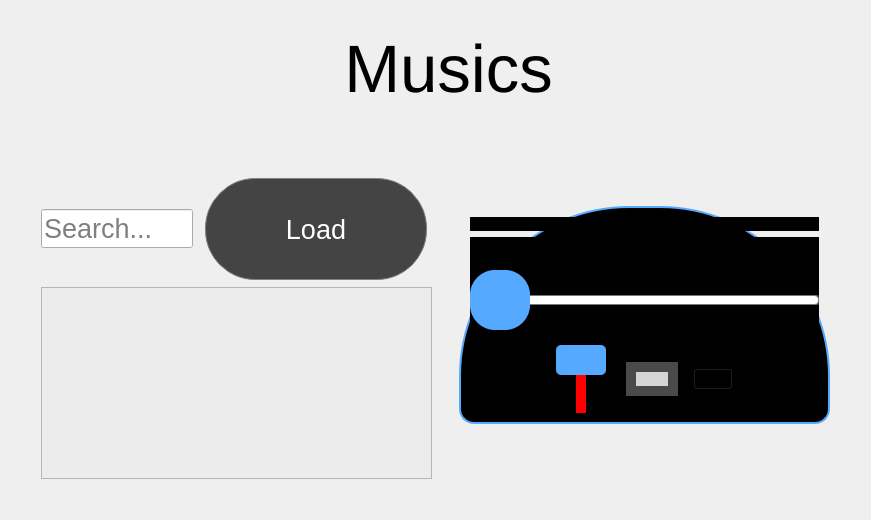
      <widget class="QWidget" name="musicPage">
       <layout class="QVBoxLayout" name="verticalLayout_96">
        <item>
         <layout class="QVBoxLayout" name="verticalLayout_93" stretch="1,9">
          <property name="bottomMargin">
           <number>0</number>
          </property>
          <item>
           <layout class="QHBoxLayout" name="horizontalLayout_69" stretch="1,1,1,2">
            <property name="leftMargin">
             <number>20</number>
            </property>
            <property name="topMargin">
             <number>20</number>
            </property>
            <item>
             <layout class="QHBoxLayout" name="horizontalLayout_82">
              <property name="leftMargin">
               <number>0</number>
              </property>
              <item>
               <widget class="QPushButton" name="btnBackMusic">
                <property name="styleSheet">
                 <string notr="true">QPushButton {
outline:0;
border-radius:50px;
}
QPushButton:hover:!pressed{
border:3px solid white;
}
QPushButton:pressed{
border:3px solid red;
}
</string>
                </property>
                <property name="text">
                 <string/>
                </property>
                <property name="icon">
                 <iconset>
                  <normaloff>images/back.png</normaloff>images/back.png</iconset>
                </property>
                <property name="iconSize">
                 <size>
                  <width>100</width>
                  <height>100</height>
                 </size>
                </property>
               </widget>
              </item>
              <item>
               <spacer name="horizontalSpacer_118">
                <property name="orientation">
                 <enum>Qt::Horizontal</enum>
                </property>
                <property name="sizeHint" stdset="0">
                 <size>
                  <width>40</width>
                  <height>20</height>
                 </size>
                </property>
               </spacer>
              </item>
             </layout>
            </item>
            <item>
             <spacer name="horizontalSpacer_91">
              <property name="orientation">
               <enum>Qt::Horizontal</enum>
              </property>
              <property name="sizeHint" stdset="0">
               <size>
                <width>40</width>
                <height>20</height>
               </size>
              </property>
             </spacer>
            </item>
            <item>
             <widget class="QLabel" name="lblMusicHeader">
              <property name="font">
               <font>
                <family>Arial</family>
                <pointsize>50</pointsize>
               </font>
              </property>
              <property name="text">
               <string>Musics</string>
              </property>
              <property name="alignment">
               <set>Qt::AlignCenter</set>
              </property>
             </widget>
            </item>
            <item>
             <spacer name="horizontalSpacer_92">
              <property name="orientation">
               <enum>Qt::Horizontal</enum>
              </property>
              <property name="sizeHint" stdset="0">
               <size>
                <width>40</width>
                <height>20</height>
               </size>
              </property>
             </spacer>
            </item>
           </layout>
          </item>
          <item>
           <layout class="QHBoxLayout" name="horizontalLayout_83" stretch="6,6">
            <property name="spacing">
             <number>7</number>
            </property>
            <item>
             <layout class="QVBoxLayout" name="verticalLayout_98">
              <property name="leftMargin">
               <number>30</number>
              </property>
              <property name="topMargin">
               <number>30</number>
              </property>
              <property name="rightMargin">
               <number>0</number>
              </property>
              <property name="bottomMargin">
               <number>30</number>
              </property>
              <item>
               <widget class="QLabel" name="lblMusicRefresh">
                <property name="font">
                 <font>
                  <family>Arial</family>
                  <pointsize>18</pointsize>
                 </font>
                </property>
                <property name="text">
                 <string/>
                </property>
               </widget>
              </item>
              <item>
               <layout class="QHBoxLayout" name="horizontalLayout_85">
                <property name="topMargin">
                 <number>0</number>
                </property>
                <item>
                 <widget class="LineEdit" name="txtSearchMusic">
                  <property name="font">
                   <font>
                    <family>Arial</family>
                    <pointsize>20</pointsize>
                   </font>
                  </property>
                  <property name="placeholderText">
                   <string>Search...</string>
                  </property>
                 </widget>
                </item>
                <item>
                 <widget class="QPushButton" name="btnLoadMusic">
                  <property name="font">
                   <font>
                    <family>Arial</family>
                    <pointsize>20</pointsize>
                   </font>
                  </property>
                  <property name="styleSheet">
                   <string notr="true">QPushButton {
background-color: rgb(68, 68, 68);
min-width: 220px;
min-height: 100px;
border-radius: 50px;
border: 1px solid gray;
margin: 0 5px 0 5px;
outline:0;
color:white;
}
QPushButton:hover:!pressed{
background-color:rgb(77, 77, 77);
border: 1px solid white;
}</string>
                  </property>
                  <property name="text">
                   <string>Load</string>
                  </property>
                  <property name="icon">
                   <iconset>
                    <normaloff>images/load.png</normaloff>images/load.png</iconset>
                  </property>
                  <property name="iconSize">
                   <size>
                    <width>60</width>
                    <height>60</height>
                   </size>
                  </property>
                 </widget>
                </item>
               </layout>
              </item>
              <item>
               <widget class="QTableWidget" name="tableMusic">
                <property name="font">
                 <font>
                  <family>Arial</family>
                  <pointsize>20</pointsize>
                 </font>
                </property>
                <property name="styleSheet">
                 <string notr="true">QHeaderView::section
{
    background-color:lightblue;
	color:black;
} 
 
QWidget {
background-color: rgb(236, 236, 236);
color:black;
}

QHeaderView::section
{
    background-color:lightblue;
	color:black;
} 
QTableWidget::item{ 
selection-background-color: rgb(66, 135, 245);
color:black;
}</string>
                </property>
                <property name="frameShape">
                 <enum>QFrame::StyledPanel</enum>
                </property>
                <property name="horizontalScrollBarPolicy">
                 <enum>Qt::ScrollBarAsNeeded</enum>
                </property>
                <property name="autoScroll">
                 <bool>true</bool>
                </property>
                <property name="editTriggers">
                 <set>QAbstractItemView::NoEditTriggers</set>
                </property>
                <property name="selectionMode">
                 <enum>QAbstractItemView::MultiSelection</enum>
                </property>
                <property name="verticalScrollMode">
                 <enum>QAbstractItemView::ScrollPerPixel</enum>
                </property>
                <property name="horizontalScrollMode">
                 <enum>QAbstractItemView::ScrollPerPixel</enum>
                </property>
                <attribute name="horizontalHeaderVisible">
                 <bool>false</bool>
                </attribute>
                <column>
                 <property name="text">
                  <string>Name</string>
                 </property>
                </column>
               </widget>
              </item>
             </layout>
            </item>
            <item>
             <layout class="QVBoxLayout" name="verticalLayout_97" stretch="1,0,4,1">
              <property name="leftMargin">
               <number>20</number>
              </property>
              <property name="topMargin">
               <number>0</number>
              </property>
              <property name="rightMargin">
               <number>30</number>
              </property>
              <property name="bottomMargin">
               <number>30</number>
              </property>
              <item>
               <spacer name="verticalSpacer_78">
                <property name="orientation">
                 <enum>Qt::Vertical</enum>
                </property>
                <property name="sizeHint" stdset="0">
                 <size>
                  <width>20</width>
                  <height>40</height>
                 </size>
                </property>
               </spacer>
              </item>
              <item>
               <widget class="QLabel" name="lblMusicName">
                <property name="font">
                 <font>
                  <family>Arial</family>
                  <pointsize>20</pointsize>
                 </font>
                </property>
                <property name="text">
                 <string/>
                </property>
                <property name="alignment">
                 <set>Qt::AlignCenter</set>
                </property>
               </widget>
              </item>
              <item>
               <widget class="QFrame" name="musicFrame">
                <property name="styleSheet">
                 <string notr="true">QFrame{
background-color: rgb(0, 0, 0);
border-top-left-radius: 170px;
border-top-right-radius: 170px;
border-bottom-left-radius: 15px;
border-bottom-right-radius: 15px;
}
QFrame#musicFrame{
border:2px solid  rgb(85, 170, 255);
}</string>
                </property>
                <property name="frameShape">
                 <enum>QFrame::StyledPanel</enum>
                </property>
                <property name="frameShadow">
                 <enum>QFrame::Raised</enum>
                </property>
                <layout class="QVBoxLayout" name="verticalLayout_100" stretch="2,0">
                 <item>
                  <widget class="QLabel" name="lblMusicGif">
                   <property name="text">
                    <string/>
                   </property>
                   <property name="alignment">
                    <set>Qt::AlignCenter</set>
                   </property>
                  </widget>
                 </item>
                 <item>
                  <layout class="QVBoxLayout" name="verticalLayout_99" stretch="0,0,0">
                   <property name="spacing">
                    <number>0</number>
                   </property>
                   <property name="leftMargin">
                    <number>0</number>
                   </property>
                   <property name="topMargin">
                    <number>0</number>
                   </property>
                   <item>
                    <widget class="QLabel" name="lblLengthMusic">
                     <property name="font">
                      <font>
                       <family>Arial</family>
                       <pointsize>18</pointsize>
                      </font>
                     </property>
                     <property name="text">
                      <string/>
                     </property>
                     <property name="alignment">
                      <set>Qt::AlignCenter</set>
                     </property>
                    </widget>
                   </item>
                   <item>
                    <widget class="QSlider" name="positionSliderMusic">
                     <property name="minimumSize">
                      <size>
                       <width>0</width>
                       <height>70</height>
                      </size>
                     </property>
                     <property name="styleSheet">
                      <string notr="true">QSlider {
min-height:70px;
}
QSlider::groove:horizontal {
    border-radius: 1px;
    height: 10px;
    margin: 0px;
    background-color: rgb(52, 59, 72);
}

QSlider{
background-color: rgb(0, 0, 0);
}

QSlider::handle:horizontal {
    background-color: rgb(85, 170, 255);
    border: none;
    height: 70px;
    width: 60px;
    border-radius:25px;
    margin: -25px 0;
    padding: -25px 0px;
}
QSlider::handle:horizontal:pressed {
    background-color: rgb(65, 255, 195);
}

QSlider::sub-page:horizontal {
background: qlineargradient(x1: 0, y1: 0, x2: 0, y2: 1,
  stop: 0 #ABCD44, 
  stop: 0.5 #ABCD44,
  stop: 0.51 #A1C72E,
  stop: 0.54 #A1C72E,
  stop: 1.0 #9CC322);
border: 1px solid #777;
height: 10px;
border-radius: 4px;
}

QSlider::add-page:horizontal {
background: #fff;
border: 1px solid #777;
height: 10px;
border-radius: 4px;
}
</string>
                     </property>
                     <property name="orientation">
                      <enum>Qt::Horizontal</enum>
                     </property>
                    </widget>
                   </item>
                   <item>
                    <layout class="QHBoxLayout" name="horizontalLayout_86" stretch="1,0,0,0,0,0,1">
                     <property name="topMargin">
                      <number>10</number>
                     </property>
                     <item>
                      <spacer name="horizontalSpacer_121">
                       <property name="orientation">
                        <enum>Qt::Horizontal</enum>
                       </property>
                       <property name="sizeHint" stdset="0">
                        <size>
                         <width>40</width>
                         <height>20</height>
                        </size>
                       </property>
                      </spacer>
                     </item>
                     <item>
                      <widget class="QSlider" name="sliderVolumeMusic">
                       <property name="minimumSize">
                        <size>
                         <width>50</width>
                         <height>0</height>
                        </size>
                       </property>
                       <property name="styleSheet">
                        <string notr="true">QSlider::groove:vertical {
    background: red;
    position: absolute; /* absolutely position 4px from the left and right of the widget. setting margins on the widget should work too... */
    left: 4px; right: 4px;
	width: 10px;
}

QSlider{
background-color: rgb(0, 0, 0);
}

QSlider::handle:vertical {
    height: 30px;
	width: 30px;
	border-radius:5px;
    background: rgb(85, 170, 255);
    margin: 0 -20px; 

}

QSlider::add-page:vertical {
	background: qlineargradient(x1: 0, y1: 0, x2: 0, y2: 1,
  stop: 0 #ABCD44, 
  stop: 0.5 #ABCD44,
  stop: 0.51 #A1C72E,
  stop: 0.54 #A1C72E,
  stop: 1.0 #9CC322);
}

QSlider::sub-page:vertical {
    background: #fff;
}
QSlider::handle:vertical:pressed {
    background-color: rgb(65, 255, 195);
}</string>
                       </property>
                       <property name="maximum">
                        <number>50</number>
                       </property>
                       <property name="value">
                        <number>50</number>
                       </property>
                       <property name="orientation">
                        <enum>Qt::Vertical</enum>
                       </property>
                      </widget>
                     </item>
                     <item>
                      <spacer name="horizontalSpacer_120">
                       <property name="orientation">
                        <enum>Qt::Horizontal</enum>
                       </property>
                       <property name="sizeHint" stdset="0">
                        <size>
                         <width>20</width>
                         <height>20</height>
                        </size>
                       </property>
                      </spacer>
                     </item>
                     <item>
                      <widget class="QPushButton" name="btnPlayMusic">
                       <property name="styleSheet">
                        <string notr="true">QPushButton{
outline : 0;
background-color: rgb(213, 213, 213);
border-radius: 60px;
border:10px solid rgb(74, 74, 74);

}

QPushButton:pressed{
background-color: rgb(0, 170, 255);

}
</string>
                       </property>
                       <property name="text">
                        <string/>
                       </property>
                       <property name="icon">
                        <iconset>
                         <normaloff>images/play.png</normaloff>images/play.png</iconset>
                       </property>
                       <property name="iconSize">
                        <size>
                         <width>100</width>
                         <height>100</height>
                        </size>
                       </property>
                      </widget>
                     </item>
                     <item>
                      <spacer name="horizontalSpacer_119">
                       <property name="orientation">
                        <enum>Qt::Horizontal</enum>
                       </property>
                       <property name="sizeHint" stdset="0">
                        <size>
                         <width>15</width>
                         <height>20</height>
                        </size>
                       </property>
                      </spacer>
                     </item>
                     <item>
                      <widget class="QPushButton" name="btnLoop">
                       <property name="styleSheet">
                        <string notr="true">QPushButton{
outline : 0;
	background-color: rgb(0, 0, 0);
}

QPushButton:pressed{
margin: 10px 0 0 0;
}
</string>
                       </property>
                       <property name="text">
                        <string/>
                       </property>
                       <property name="iconSize">
                        <size>
                         <width>50</width>
                         <height>50</height>
                        </size>
                       </property>
                      </widget>
                     </item>
                     <item>
                      <spacer name="horizontalSpacer_122">
                       <property name="orientation">
                        <enum>Qt::Horizontal</enum>
                       </property>
                       <property name="sizeHint" stdset="0">
                        <size>
                         <width>40</width>
                         <height>20</height>
                        </size>
                       </property>
                      </spacer>
                     </item>
                    </layout>
                   </item>
                  </layout>
                 </item>
                </layout>
               </widget>
              </item>
              <item>
               <spacer name="verticalSpacer_87">
                <property name="orientation">
                 <enum>Qt::Vertical</enum>
                </property>
                <property name="sizeHint" stdset="0">
                 <size>
                  <width>20</width>
                  <height>40</height>
                 </size>
                </property>
               </spacer>
              </item>
             </layout>
            </item>
           </layout>
          </item>
         </layout>
        </item>
       </layout>
      </widget>
